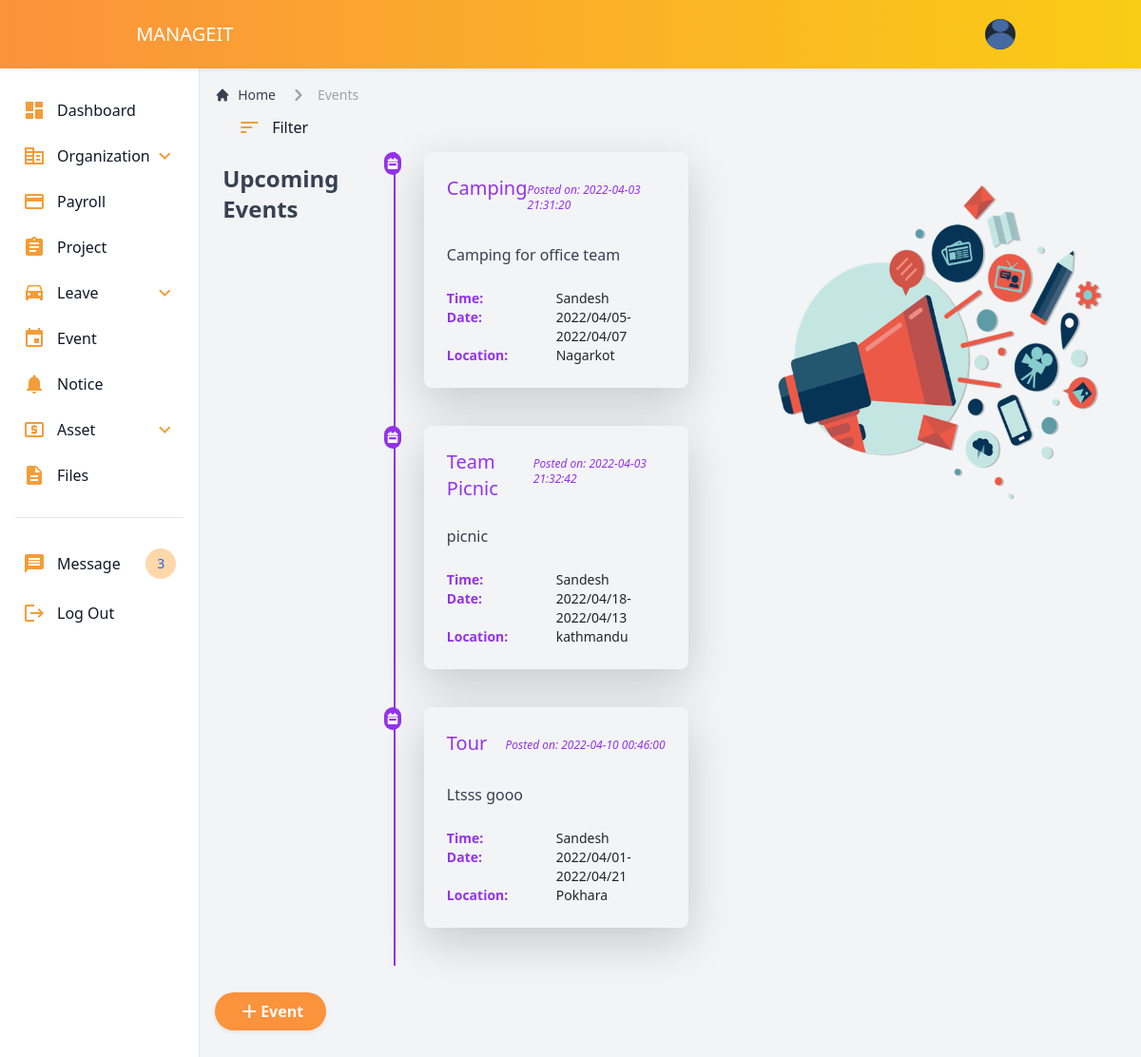
/event.php, run on the app's committed database.
### tables this page shows
CREATE TABLE `add_event` (
  `id` int(11) NOT NULL,
  `event_name` varchar(255) DEFAULT NULL,
  `event_from` varchar(255) DEFAULT NULL,
  `event_to` varchar(255) DEFAULT NULL,
  `location` varchar(255) DEFAULT NULL,
  `event_description` varchar(255) DEFAULT NULL,
  `posted_on` datetime DEFAULT NULL
);

### event.php (the view, shortened to what this page needs)
<?php  include('leaveController.php'); ?>
<!DOCTYPE html>
<html lang="en">
<head>
    <script src="https://cdn.tailwindcss.com"></script>
    <link href="plugins/bootstrap-5.1.3/css/bootstrap.min.css" rel="stylesheet" />
    <link rel="stylesheet" href="https://code.jquery.com/ui/1.13.1/themes/base/jquery-ui.css">
    <link rel="stylesheet" href="css/employee.css" />
</head>
<body>
    <nav class="navbar navbar-expand-lg py-3 navbar-dark bg-gradient-to-r from-orange-400 to-yellow-400 shadow-sm">
        <div class="container">
            <a href="unfinished.php" class="navbar-brand">
                <span class="text-uppercase font-weight-bold">Manageit</span>
            </a>
            <div class="flex items-center md:order-2">
                <button type="button"
                    class="flex mr-3 text-sm bg-gray-800 rounded-full md:mr-0 focus:ring-4 focus:ring-gray-300 dark:focus:ring-gray-600"
                    id="user-menu-button" aria-expanded="false" data-dropdown-toggle="dropdown">
                    <img class="w-8 h-8 rounded-full" src="./img/person.png" alt="user photo">
                </button>
            </div>
    </nav>
    <div class="flex">
        <div class="flex flex-col w-64 h-screen  overflow-y-auto border-r">
            <div class="flex flex-col justify-between mt-3">
                <aside>
                    <div class="px-3 py-2 overflow-y-auto rounded ">
                        <ul class="space-y-2 sidebar">
                            <li>
                                <a href="unfinished.php" class="dark:text-white hover:bg-orange-400 ">
                                    <i class="material-icons " style="color:#F29D38">dashboard</i>
                                    <span class="ml-3">Dashboard</span>
                                </a>
                            </li>
                            <li>
                                <button type="button"
                                    class="flex items-center p-2 w-full text-base font-normal text-gray-900 rounded-lg transition duration-75 group hover:bg-orange-400 dark:text-white "
                                    aria-controls="dropdown-example" data-collapse-toggle="dropdown-example">
                                    <i class="material-icons" style="color:#F29D38">corporate_fare</i>
                                    <span class="flex-1 ml-3 text-left whitespace-nowrap"
                                        sidebar-toggle-item>Organization</span>
                                    <i class="material-icons" style="color:#F29D38">keyboard_arrow_down</i>
                                </button>
                            </li>
                            <li>
                                <a href="unfinished.php" class="dark:text-white hover:bg-orange-400 ">
                                    <i class="material-icons" style="color:#F29D38">credit_card</i>
                                    <span class="flex-1 ml-3 whitespace-nowrap">Payroll</span>
                                </a>
                            </li>
                            <li>
                                <a href="unfinished.php" class="dark:text-white hover:bg-orange-400 ">
                                    <i class="material-icons" style="color:#F29D38">assignment</i>
                                    <span class="flex-1 ml-3 whitespace-nowrap">Project</span>
                                </a>
                            </li>
                            <li>
                                <button type="button"
                                    class="flex items-center p-2 w-full text-base font-normal text-gray-900 rounded-lg transition duration-75 group hover:bg-orange-400 dark:text-white "
                                    aria-controls="leave-dropdown" data-collapse-toggle="leave-dropdown">
                                    <i class="material-icons" style="color:#F29D38">time_to_leave</i>
                                    <span class="flex-1 ml-3 text-left whitespace-nowrap"
                                        sidebar-toggle-item>Leave</span>
                                    <i class="material-icons" style="color:#F29D38">keyboard_arrow_down</i>
                                </button>
                            </li>
                            <li>
                                <a href="event.php" class="dark:text-white hover:bg-orange-400 ">
                                    <i class="material-icons" style="color:#F29D38">event</i>
                                    <span class="flex-1 ml-3 whitespace-nowrap">Event</span>
                                </a>
                            </li>
                            <li>
                                <a href="unfinished.php"
                                    class="flex items-center p-2 text-base font-normal text-gray-900 rounded-lg transition duration-75 hover:bg-orange-400  dark:text-white group">
                                    <i class="material-icons" style="color:#F29D38">notifications</i>
                                    <span class="ml-3">Notice</span>
                                </a>
                            </li>
                            <li>
                                <button type="button"
                                    class="flex items-center p-2 w-full text-base font-normal text-gray-900 rounded-lg transition duration-75 group hover:bg-orange-400 dark:text-white "
                                    aria-controls="asset-dropdown" data-collapse-toggle="asset-dropdown">
                                    <i class="material-icons" style="color:#F29D38">local_atm</i>
                                    <span class="flex-1 ml-3 text-left whitespace-nowrap"
                                        sidebar-toggle-item>Asset</span>
                                    <i class="material-icons" style="color:#F29D38">keyboard_arrow_down</i>
                                </button>
                            </li>
                            <li>
                                <a href="unfinished.php" class="dark:text-white hover:bg-orange-400 ">
                                    <i class="material-icons" style="color:#F29D38">description</i>
                                    <span class="flex-1 ml-3 whitespace-nowrap">Files</span>
                                </a>
                            </li>
                        </ul>
                        <ul class="pt-4 mt-4 space-y-2 border-t border-gray-200 dark:border-gray-700 sidebar">
                            <li>
                                <a href="message.php" class="dark:text-white hover:bg-orange-400 active:bg-violet-700 ">
                                    <i class="material-icons" style="color:#F29D38">message</i>
                                    <span class="flex-1 ml-3 whitespace-nowrap">Message</span>
                                    <span
                                        class="inline-flex justify-center items-center p-3 ml-3 w-3 h-3 text-sm font-medium text-blue-600 bg-orange-200 rounded-full dark:bg-blue-900 dark:text-blue-200">3</span>
                                </a>
                            </li>
                            <li>
                                <a href="unfinished.php"
                                    class="flex items-center p-2 text-base font-normal text-gray-900 rounded-lg transition duration-75 hover:bg-orange-400  dark:text-white group">
                                    <i class="material-icons" style="color:#F29D38">logout</i>
                                    <span class="ml-3">Log Out</span>
                                </a>
                            </li>
                        </ul>
                    </div>
                </aside>
            </div>
        </div>
        <div class="w-full h-auto p-3  overflow-y-auto  bg-gray-100">
            <nav class="flex" aria-label="Breadcrumb">
                <ol class="inline-flex items-center space-x-1 md:space-x-3">
                    <li class="inline-flex items-center">
                        <a href="unfinished.php"
                            class="inline-flex items-center text-sm font-medium text-gray-700 hover:text-gray-900 dark:text-gray-400 dark:hover:text-white">
                            <svg class="mr-2 w-4 h-4" fill="currentColor" viewBox="0 0 20 20"
                                xmlns="http://www.w3.org/2000/svg">
                                <path
                                    d="M10.707 2.293a1 1 0 00-1.414 0l-7 7a1 1 0 001.414 1.414L4 10.414V17a1 1 0 001 1h2a1 1 0 001-1v-2a1 1 0 011-1h2a1 1 0 011 1v2a1 1 0 001 1h2a1 1 0 001-1v-6.586l.293.293a1 1 0 001.414-1.414l-7-7z">
                                </path>
                            </svg>
                            Home
                        </a>
                    </li>
                    <li aria-current="page">
                        <div class="flex items-center">
                            <svg class="w-6 h-6 text-gray-400" fill="currentColor" viewBox="0 0 20 20"
                                xmlns="http://www.w3.org/2000/svg">
                                <path fill-rule="evenodd"
                                    d="M7.293 14.707a1 1 0 010-1.414L10.586 10 7.293 6.707a1 1 0 011.414-1.414l4 4a1 1 0 010 1.414l-4 4a1 1 0 01-1.414 0z"
                                    clip-rule="evenodd"></path>
                            </svg>
                            <span class="ml-1 text-sm font-medium text-gray-400 md:ml-2 dark:text-gray-500">
                                Events</span>
                        </div>
                    </li>
                </ol>
            </nav>
            <button type="button"
                class="flex items-center  px-6 py-2.5  text-base font-normal text-gray-900 rounded-lg transition duration-75 group  "
                aria-controls="filter" data-collapse-toggle="filter">
                <i class="material-icons" style="color:#F29D38">sort</i>
                <span class="flex-1 ml-3 text-left whitespace-nowrap" sidebar-toggle-item>Filter</span>
            </button>
            <div class="flex flex-col md:flex-row ">
                <?php $results = mysqli_query($db, "SELECT * FROM add_event"); ?>
                <h3 class="text-2xl text-gray-700 font-bold mb-6 -ml-3 my-3 mx-2">Upcoming Events</h3>
                <ol class="my-1 mx-2 border-l-2 border-purple-600">
                    <?php while ($row = mysqli_fetch_array($results)) { ?>
                    <li>
                        <div class="md:flex flex-start">
                            <div class="bg-purple-600 w-6 h-6 flex items-center justify-center rounded-full -ml-3">
                            </div>
                            <div class="block p-6 rounded-lg shadow-lg bg-gray-100 max-w-md ml-6 mb-10">
                                <div class="flex justify-between mb-4">
                                    <p class="font-medium text-xl text-purple-600"><?php echo $row['event_name']; ?></p>
                                    <p class=" my-2 font-medium text-xs italic text-purple-600">Posted on:
                                        <?php echo $row['posted_on']; ?></p>
                                </div>
                                <p class="text-gray-700 mb-6"><?php echo $row['event_description']; ?></p>
                                <div class="grid md:grid-cols-1 text-sm">
                                    <div class="grid grid-cols-2">
                                        <div class=" font-semibold  text-sm text-purple-600">Time:</div>
                                        <div class=" font-medium text-sm text-grey">Sandesh</div>
                                    </div>
                                    <div class="grid grid-cols-2">
                                        <div class=" font-semibold  text-sm text-purple-600">Date:</div>
                                        <div class=" font-medium text-sm text-grey">
                                            <?php echo $row['event_from']; ?>-<?php echo $row['event_to']; ?></div>
                                    </div>
                                    <div class="grid grid-cols-2">
                                        <div class=" font-semibold  text-sm text-purple-600">Location:</div>
                                        <div class=" font-medium text-sm text-grey"><?php echo $row['location']; ?>
                                        </div>
                                    </div>
                                </div>
                            </div>
                        </div>
                    </li>
                    <?php } ?>
                </ol>
                <div class="w-full md:w-3/5 py-6 text-center ">
                    <img class="w-full md:w-4/5 z-50 ml-20" src="img/event.png" />
                </div>
            </div>
            <button onclick="location.href='addEvent.php'"
                class="bg-orange-400 shadow-sm hover:bg-orange-500 text-white font-bold py-2 px-4 my-4 rounded-full inline-flex items-center">
                <i class="material-icons" style="color:white">add</i> Event
            </button>
        </div>
</body>
</html>

### CSS/employee.css (style rules this page uses)
.sidebar li a { display: flex; align-items: center; padding: 8px; font-size: 1rem; line-height: 1.5rem; font-weight: 400; color: rgb(17 24 39); border-radius: 0.5rem; }

### data on the page
add_event: event_name "Camping", posted_on "2022-04-03 21:31:20", event_description "Camping for office team", event_from "2022/04/05", event_to "2022/04/07", location "Nagarkot"
add_event: event_name "Team Picnic", posted_on "2022-04-03 21:32:42", event_description "picnic", event_from "2022/04/18", event_to "2022/04/13", location "kathmandu"
add_event: event_name "Tour", posted_on "2022-04-10 00:46:00", event_description "Ltsss gooo", event_from "2022/04/01", event_to "2022/04/21", location "Pokhara"
